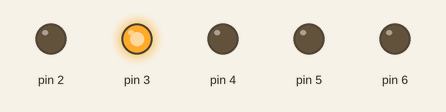
Bench run of a sketch on a simulated Arduino Uno, built with avr-gcc and run on an emulated ATmega328P. Shown: output pins drawn as LEDs (lit = HIGH).

Above: at 0.1 s.
At 0.35 s:
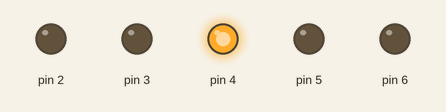
At 0.75 s:
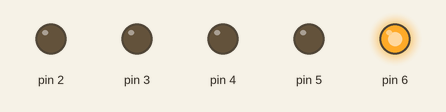
At 1.45 s:
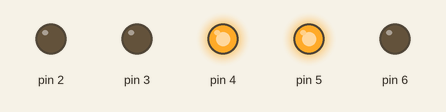
At 2.05 s:
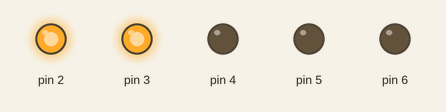
At 2.85 s:
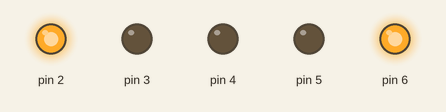
Timing chart, 0 to 3.1 s (numbered marks = the images above):
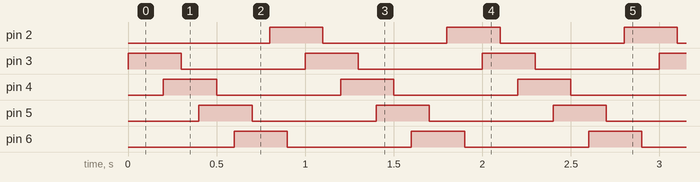

The sketch:

blinking_leds.ino
```cpp
void setup() {
  for (int i = 2; i <= 6; i++) {
    pinMode(i, OUTPUT);
  }
}

void loop() {

  for (int i = 2; i <= 6; i++) {

    int current_led = i;

    int next_led = i + 1;

    if (next_led == 7) {
      next_led = 2;
    }

    blink(current_led, next_led);
  }

}

void blink(int led_one, int led_two) {
  digitalWrite(led_two, HIGH);
  delay(100);
  digitalWrite(led_one, LOW);
  delay(100);
}
```

Measured:
- by itself, pin 2–6: alternates HIGH for 0.30 s and LOW for 0.70 s
- by itself, everything shown: repeats every 1.0 s, in 10 steps
